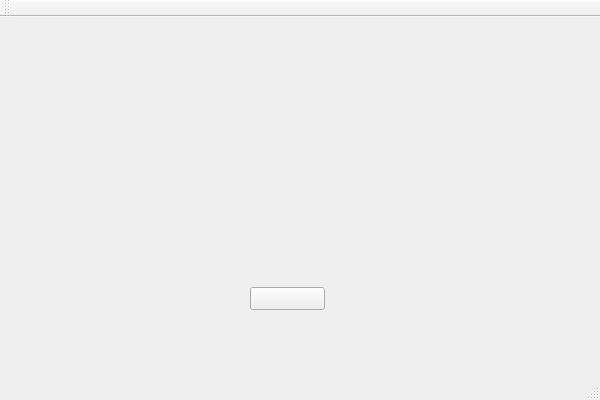
<?xml version="1.0" encoding="UTF-8"?>
<ui version="4.0">
 <class>MainWindow</class>
 <widget class="QMainWindow" name="MainWindow">
  <property name="geometry">
   <rect>
    <x>0</x>
    <y>0</y>
    <width>600</width>
    <height>400</height>
   </rect>
  </property>
  <property name="windowTitle">
   <string>MainWindow</string>
  </property>
  <widget class="QWidget" name="centralWidget">
   <widget class="QLabel" name="label">
    <property name="geometry">
     <rect>
      <x>160</x>
      <y>110</y>
      <width>271</width>
      <height>61</height>
     </rect>
    </property>
    <property name="text">
     <string/>
    </property>
   </widget>
   <widget class="QPushButton" name="pushButton">
    <property name="geometry">
     <rect>
      <x>250</x>
      <y>270</y>
      <width>75</width>
      <height>23</height>
     </rect>
    </property>
    <property name="text">
     <string/>
    </property>
   </widget>
  </widget>
  <widget class="QMenuBar" name="menuBar">
   <property name="geometry">
    <rect>
     <x>0</x>
     <y>0</y>
     <width>600</width>
     <height>23</height>
    </rect>
   </property>
  </widget>
  <widget class="QToolBar" name="mainToolBar">
   <attribute name="toolBarArea">
    <enum>TopToolBarArea</enum>
   </attribute>
   <attribute name="toolBarBreak">
    <bool>false</bool>
   </attribute>
  </widget>
  <widget class="QStatusBar" name="statusBar"/>
 </widget>
 <layoutdefault spacing="6" margin="11"/>
 <resources/>
 <connections/>
</ui>
